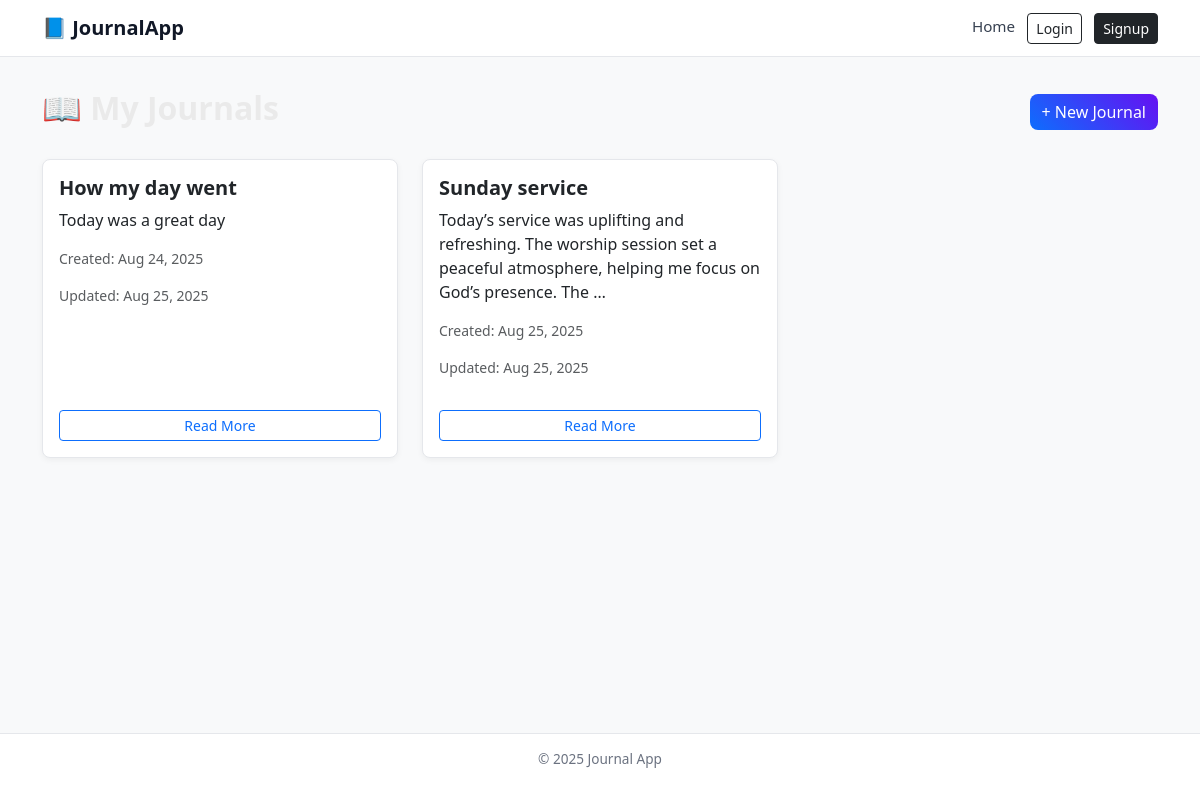
The page / on the database its author committed.
### journal_app/models.py (models this page shows, shortened)
class journal(models.Model):
    title = models.CharField(max_length=100)
    author = models.ForeignKey(user, on_delete=models.CASCADE, blank=True, null=True)
    content = models.TextField()
    created_at = models.DateTimeField(auto_now_add=True)
    updated_at = models.DateTimeField(auto_now=True)

### journal_app/views.py (the view)
# urls.py: path('', journalView.as_view(), name='home'),
class journalView(ListView):
    model = journal
    template_name = 'journal/home.html'
    context_object_name = 'journals'

### journal_app/templates/journal/home.html (shortened to what this page needs)
{% extends "journal/base.html" %}
{% block content %}
<div class="d-flex justify-content-between align-items-center mb-4">
    <h2 class="fw-bold">📖 My Journals</h2>
    <a class="btn btn-primary" href="{% url 'journal-create' %}">+ New Journal</a>
</div>
{% if journals %}
    <div class="row">
        {% for journal in journals %}
        <div class="col-md-6 col-lg-4 mb-4">
            <div class="card h-100 p-3">
                <h5 class="fw-bold">{{ journal.title }}</h5>
                <p>{{ journal.content|truncatewords:20 }}</p>
                <p class="text-muted small">Created: {{ journal.created_at|date:"M d, Y" }}</p>
                <p class="text-muted small">Updated: {{ journal.updated_at|date:"M d, Y" }}</p>
                <a href="{% url 'journal-detail' journal.pk %}" class="btn btn-outline-primary btn-sm mt-auto">Read More</a>
            </div>
        </div>
        {% endfor %}
    </div>
{% else %}
    <p class="text-muted">No journals yet. Start by creating one.</p>
{% endif %}
{% endblock %}

### journal_app/templates/journal/base.html (shortened to what this page needs)
{% load static %}
<!DOCTYPE html>
<html lang="en">
<head>
    <link href="https://cdn.jsdelivr.net/npm/bootstrap@5.3.0/dist/css/bootstrap.min.css" rel="stylesheet">
    <link rel="stylesheet" href="{% static 'css/style.css' %}">
</head>
<body>
    <nav class="navbar navbar-expand-lg">
        <div class="container">
            <a class="navbar-brand" href="{% url 'home' %}">📘 JournalApp</a>
            <div>
                <a class="nav-link d-inline" href="{% url 'home' %}">Home</a>
                {% if user.is_authenticated %}
                    <span class="ms-3">Hello, {{ user.username }}</span>
                {% else %}
                    <a class="btn btn-outline-dark btn-sm ms-2" href="{% url 'login' %}">Login</a>
                    <a class="btn btn-dark btn-sm ms-2" href="{% url 'signup' %}">Signup</a>
                {% endif %}
            </div>
        </div>
    </nav>
    <main class="container">
        {% block content %}{% endblock %}
    </main>
    <footer>
        <p>© 2025 Journal App</p>
    </footer>
</body>
</html>

### journal_app/static/journal/css/style.css (style rules this page uses)
body { font-family: 'Quicksand', sans-serif; background-color: #121212; color: #eaeaea; }
a { text-decoration: none; transition: color 0.3s ease-in-out; }
.card { background-color: #1e1e1e; border: none; border-radius: 12px; box-shadow: 0px 0px 10px rgba(13, 110, 253, 0.2); padding: 20px; margin-bottom: 20px; }
.btn-primary { background: linear-gradient(45deg, #0d6efd, #6610f2); border: none; border-radius: 8px; transition: transform 0.2s; }
footer { background: #0d0d0d; }

### journal_app/templates/journal/base.html (style rules this page uses)
body { background-color: #f8f9fa; font-family: system-ui, -apple-system, "Segoe UI", Roboto, sans-serif; min-height: 100vh; display: flex; flex-direction: column; }
nav { background-color: #ffffff; border-bottom: 1px solid #e5e7eb; }
nav .navbar-brand { font-weight: 600; font-size: 1.25rem; color: #111827 !important; }
nav .nav-link { color: #374151 !important; margin-left: 15px; font-size: 0.95rem; }
main.container { flex: 1; padding-top: 2rem; }
.card { border-radius: 8px; border: 1px solid #e5e7eb; background: #fff; box-shadow: 0 2px 6px rgba(0,0,0,0.05); margin-bottom: 1rem; }
footer { margin-top: auto; padding: 15px; text-align: center; font-size: 0.85rem; color: #6b7280; border-top: 1px solid #e5e7eb; background: #fff; }

### rows shown on the page
journal: title "How my day went", content "Today was a great day", created_at "Aug 24, 2025", updated_at "Aug 25, 2025"
journal: title "Sunday service", content "Today’s service was uplifting and refreshing. The worship session set a peaceful atmosphere, helping me focus on God’s presence. The …", created_at "Aug 25, 2025", updated_at "Aug 25, 2025"
